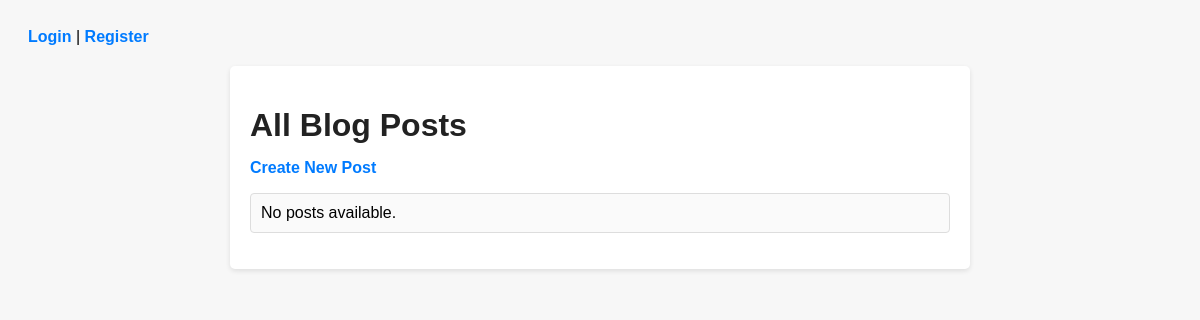
The app's page /posts/, older data.
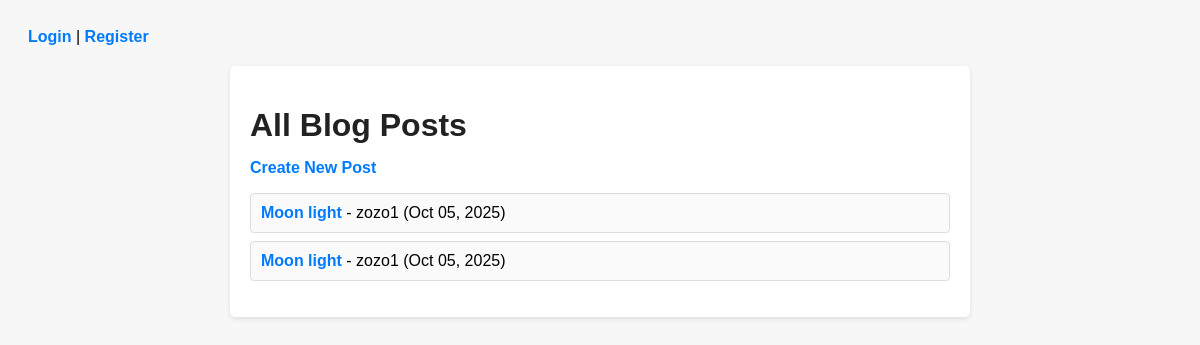
The same page, newer data.
### blog/models.py (models this page shows, shortened)
class Post(models.Model):
    title = models.CharField(max_length=200)
    content = models.TextField()
    published_date = models.DateTimeField(auto_now_add=True)
    author = models.ForeignKey(User, on_delete=models.CASCADE, related_name='posts')

### blog/views.py (the view)
# urls.py: path("posts/", PostListView.as_view(), name="post_list"),
class PostListView(ListView):
    model = Post
    template_name = 'post_list.html'
    context_object_name = 'posts'
    ordering = ['-published_date']
    paginate_by = 5

### blog/templates/post_list.html
{% extends "base.html" %} {% block title %}Blog Posts {%endblock%}
{% block content %}
<h1>All Blog Posts</h1>
<a href="{% url 'post_create' %}">Create New Post</a>
<ul>
  {% for post in posts %}
  <li>
    <a href="{% url 'post_detail' post.pk %}">{{ post.title }}</a> - {{ post.author }} ({{ post.published_date|date:"M d, Y" }})
  </li>
  {% empty %}
  <li>No posts available.</li>
  {% endfor %}
</ul>
{% endblock %}

### blog/templates/base.html (shortened to what this page needs)
<!DOCTYPE html>
<html lang="en">
  <head>
    {% load static %}
    <link rel="stylesheet" href="{% static 'css/style.css' %}" />
  </head>
  <body>
    <header>
      <nav>
        {% if user.is_authenticated %}
        <a href="{% url 'profile' %}">Profile</a> |
        <form method="post" action="{% url 'login' %}">
          {% csrf_token %}
          <button type="submit">Logout</button>
        </form>
        {% else %}
        <a href="{% url 'login' %}">Login</a> |
        <a href="{% url 'register' %}">Register</a>
        {% endif %}
      </nav>
    </header>
    <main>
       {% block content %} {% endblock content %}
    </main>
  </body>
</html>

### blog/static/css/style.css (style rules this page uses)
body { font-family: Arial, sans-serif; background-color: #f7f7f7; padding: 20px; }
main { max-width: 700px; margin: 20px auto; background-color: white; padding: 20px; border-radius: 5px; box-shadow: 0 2px 5px rgba(0, 0, 0, 0.1); }
h1 { color: #222; margin-bottom: 15px; }
a { color: #007bff; text-decoration: none; font-weight: bold; }
ul { list-style: none; padding-left: 0; }
ul li { border: 1px solid #ddd; margin: 8px 0; padding: 10px; border-radius: 4px; background-color: #fafafa; }

Row changes from the older to the newer data that the page shows:
added Post: title "Moon light", author "zozo1", published_date "Oct 05, 2025"
added Post: title "Moon light", author "zozo1", published_date "Oct 05, 2025"
Text that changed along with them:
text no longer shown: "No posts available."
